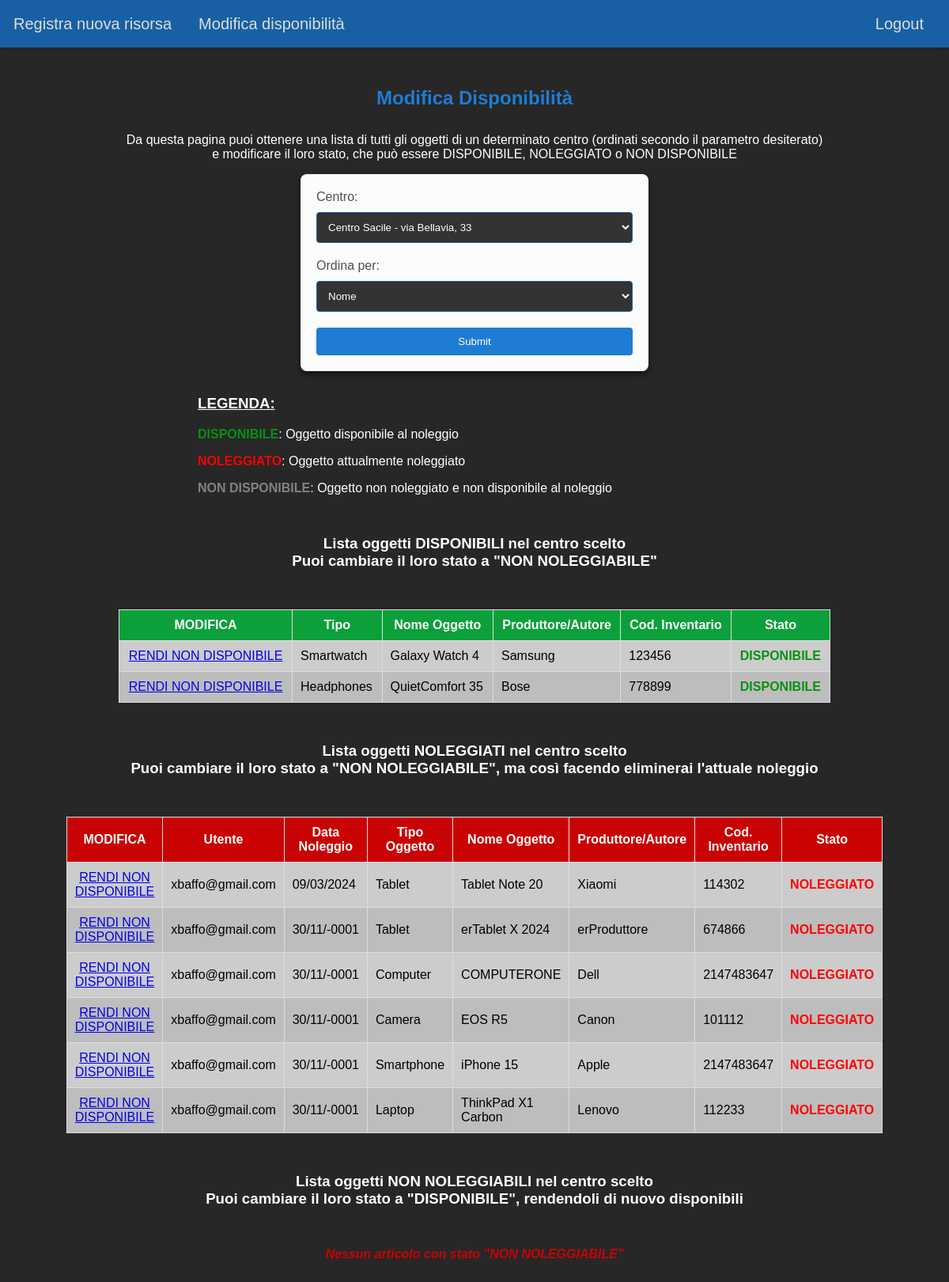
The app's page /admin_unavailable_resource.php?center=1, older data.
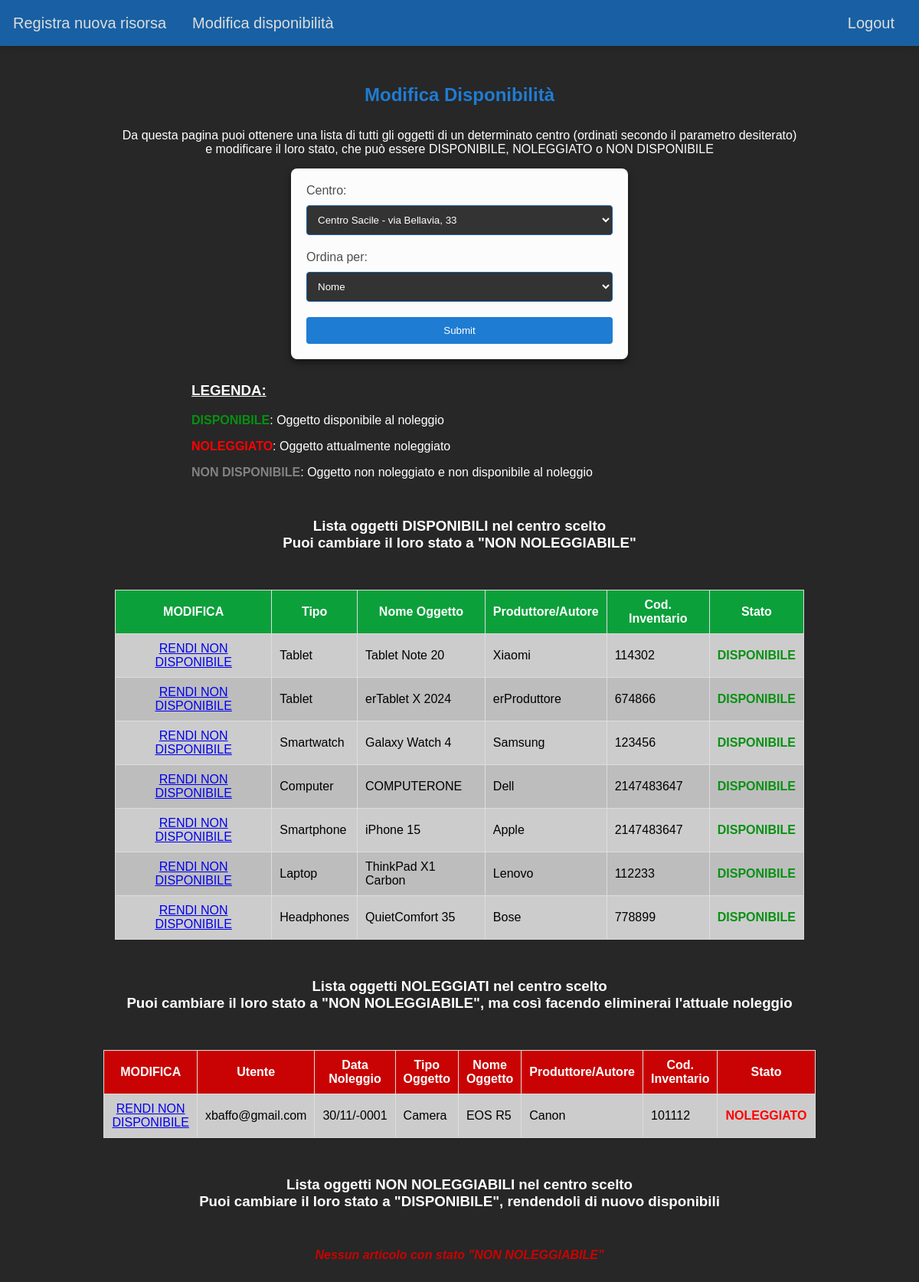
The same page, newer data.
### tables this page shows
CREATE TABLE `items` (
  `id` int(11) NOT NULL,
  `type` varchar(64) NOT NULL,
  `item_name` varchar(64) NOT NULL,
  `maker` varchar(64) NOT NULL,
  `center` int(11) NOT NULL,
  `ci` int(16) NOT NULL,
  `state` varchar(64) NOT NULL
);

CREATE TABLE `rents` (
  `rent_id` int(11) NOT NULL,
  `date` datetime(6) NOT NULL,
  `item` int(11) NOT NULL,
  `user` int(11) NOT NULL
);

CREATE TABLE `users` (
  `id` int(11) NOT NULL,
  `username` varchar(64) NOT NULL,
  `email` varchar(64) NOT NULL,
  `password` varchar(64) NOT NULL,
  `n_rents` int(16) NOT NULL DEFAULT 0
);

### admin_unavailable_resource.php (the view, shortened to what the changed rows need)
<?php
$servername = "localhost";
$svusername = "root";
$svpassword = "";
$dbname = "rent";
$conn = new mysqli($servername, $svusername, $svpassword, $dbname);
?>
<!DOCTYPE html>
<html lang="en">
<head>
    <link rel="stylesheet" href="stylesheet/nav.css">
    <link rel="stylesheet" href="stylesheet/default.css">
    <link rel="stylesheet" href="stylesheet/new_rent.css">
    <link rel="stylesheet" href="stylesheet/admin_unavailable.css">
</head>
<body>
    <h2>Modifica Disponibilità</h2>
<?php
if(isset($_GET["center"])) {
    $center_id = $_GET["center"];
    $sql = "SELECT * FROM items WHERE center = ?  AND state = 'available' ";
    $stmt = $conn->prepare($sql);
    $stmt->bind_param("i", $center_id);
    $stmt->execute();
    $result = $stmt->get_result();
    if ($result->num_rows > 0) {
        echo "<table><tr id='available-table-head-row'>
        <th>MODIFICA</th>
        <th>". ($_GET["orderBy"] == "type" ? "🠗 " : "") . "Tipo</th>
        <th>". ($_GET["orderBy"] == "name" ? "🠗 " : "") . "Nome Oggetto</th>
        <th>". ($_GET["orderBy"] == "maker" ? "🠗 " : "") . "Produttore/Autore</th>
        <th>Cod. Inventario</th>
        <th>Stato</th> </tr>";
        while ($row = $result->fetch_assoc()) {
            echo "<td class='new-rent-button-container'><a href='admin_available_to_unavailable.php?id=". $row['id'] ."&center=". $_GET['center'] ."'>RENDI NON DISPONIBILE</a></td><td>" . $row['type'] . "</td><td>" . $row['item_name'] . "</td><td>" . $row['maker'] . "</td><td>" . $row['ci'] . "</td><td class='available'>DISPONIBILE</td></tr>";
        }
        echo "</table>";
    } else {
        echo "<p id='new-rent-no-result' class='available'>Nessun articolo con stato \"DISPONIBILE\"</p>";
    }
    $sql = "SELECT * FROM users
    JOIN rents ON users.id = rents.user
    JOIN items ON items.id = rents.item
    WHERE items.center = ? AND items.state = 'rented' ";
    $stmt = $conn->prepare($sql);
    $stmt->bind_param("i", $center_id);
    $stmt->execute();
    $result = $stmt->get_result();
    if ($result->num_rows > 0) {
        echo "<table><tr id='rented-table-head-row'>
        <th>MODIFICA</th>
        <th>Utente</th>
        <th>Data Noleggio</th>
        <th>". ($_GET["orderBy"] == "type" ? "🠗 " : "") . "Tipo Oggetto</th>
        <th>". ($_GET["orderBy"] == "name" ? "🠗 " : "") . "Nome Oggetto</th>
        <th>". ($_GET["orderBy"] == "maker" ? "🠗 " : "") . "Produttore/Autore</th>
        <th>Cod. Inventario</th>
        <th>Stato</th> </tr>";
        while ($row = $result->fetch_assoc()) {
            $date = date("d/m/Y", strtotime($row['date']));
            echo "<td class='new-rent-button-container'><a href='admin_rented_to_unavailable.php?id=". $row['id'] ."&center=". $_GET['center'] ."'>RENDI NON DISPONIBILE</a></td><td>" . $row['email'] . "</td><td>" . $date . "</td><td>" . $row['type'] . "</td><td>" . $row['item_name'] . "</td><td>" . $row['maker'] . "</td><td>" . $row['ci'] . "</td><td class='rented'>NOLEGGIATO</td></tr>";
        }
        echo "</table>";
    } else {
        echo "<p id='new-rent-no-result' class='rented'>Nessun articolo con stato \"NOLEGGIATO\"</p>";
    }
} else {
    echo "<p id='new-rent-not-selected'>Seleziona un centro e consulta gli oggetti disponibili al noleggio</p>";
}
?>
</body>
</html>

Row changes from the older to the newer data that the page shows:
removed rents: user.email "xbaffo@gmail.com", date "09/03/2024", item.type "Tablet", item.item_name "Tablet Note 20", item.maker "Xiaomi", item.ci "114302"
removed rents: user.email "xbaffo@gmail.com", date "30/11/-0001", item.type "Tablet", item.item_name "erTablet X 2024", item.maker "erProduttore", item.ci "674866"
removed rents: user.email "xbaffo@gmail.com", date "30/11/-0001", item.type "Computer", item.item_name "COMPUTERONE", item.maker "Dell", item.ci "2147483647"
removed rents: user.email "xbaffo@gmail.com", date "30/11/-0001", item.type "Smartphone", item.item_name "iPhone 15", item.maker "Apple", item.ci "2147483647"
removed rents: user.email "xbaffo@gmail.com", date "30/11/-0001", item.type "Laptop", item.item_name "ThinkPad X1 Carbon", item.maker "Lenovo", item.ci "112233"
now on this page (row edited): items: type "Tablet", item_name "Tablet Note 20", maker "Xiaomi", ci "114302"
now on this page (row edited): items: type "Tablet", item_name "erTablet X 2024", maker "erProduttore", ci "674866"
now on this page (row edited): items: type "Computer", item_name "COMPUTERONE", maker "Dell", ci "2147483647"
now on this page (row edited): items: type "Smartphone", item_name "iPhone 15", maker "Apple", ci "2147483647"
now on this page (row edited): items: type "Laptop", item_name "ThinkPad X1 Carbon", maker "Lenovo", ci "112233"
